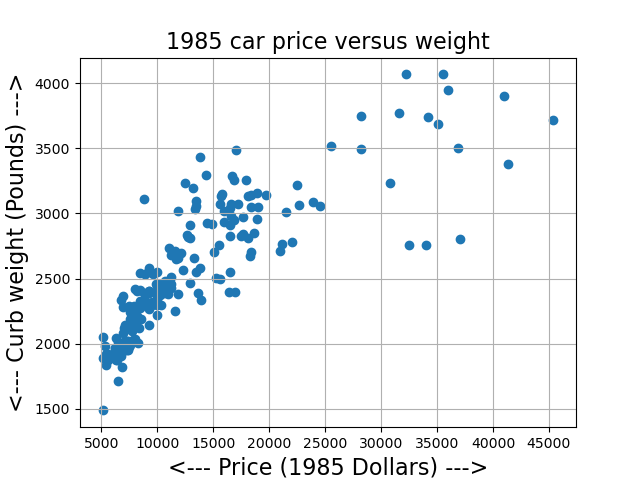

Python code for this plot:
#! /usr/bin/env python3
#
def automobile_scatter ( ):

#*****************************************************************************80
#
## automobile_scatter() reads the automobile dataset and makes a scatterplot.
#
#  Licensing:
#
#    This code is distributed under the MIT license.
#
#  Modified:
#
#    21 April 2019
#
#  Author:
#
#    John Burkardt
#
  import matplotlib
  import matplotlib.pyplot as plt
  import numpy as np
  import platform

  print ( '' )
  print ( 'automobile_scatter():' )
  print ( '  python version:     ' + platform.python_version ( ) )
  print ( '  numpy version:      ' + np.version.version )
  print ( '  matplotlib version: ' + matplotlib.__version__ )
  print ( '  Read a data file of automobile prices and weights.' )
  print ( '  Display the data as a scatter plot.' )
#
#  Load the data.
#
  filename = 'automobile_data.txt'
  data = np.loadtxt ( filename )
#
#  Split the data.
#
  price = data[:,0]
  weight = data[:,1]
#
#  Plot the data.
#
  plt.scatter ( price, weight )
  plt.grid ( True )
  plt.xlabel ( '<--- Price (1985 Dollars) --->', fontsize = 16 )
  plt.ylabel ( '<--- Curb weight (Pounds) --->', fontsize = 16 )
  plt.title ( '1985 car price versus weight', fontsize = 16 )
  filename = 'automobile_scatter.png'
  plt.savefig ( filename )
  print ( '' )
  print ( '  Graphics saved as "' + filename + '"' )
  plt.show ( block = False )
  plt.close ( )
#
#  Terminate.
#
  print ( '' )
  print ( 'automobile_scatter():' )
  print ( '  Normal end of execution.' )
  return

def timestamp ( ):

#*****************************************************************************80
#
## timestamp() prints the date as a timestamp.
#
#  Licensing:
#
#    This code is distributed under the MIT license. 
#
#  Modified:
#
#    06 April 2013
#
#  Author:
#
#    John Burkardt
#
  import time

  t = time.time ( )
  print ( time.ctime ( t ) )

  return

if ( __name__ == '__main__' ):
  timestamp ( )
  automobile_scatter ( )
  timestamp ( )
 
